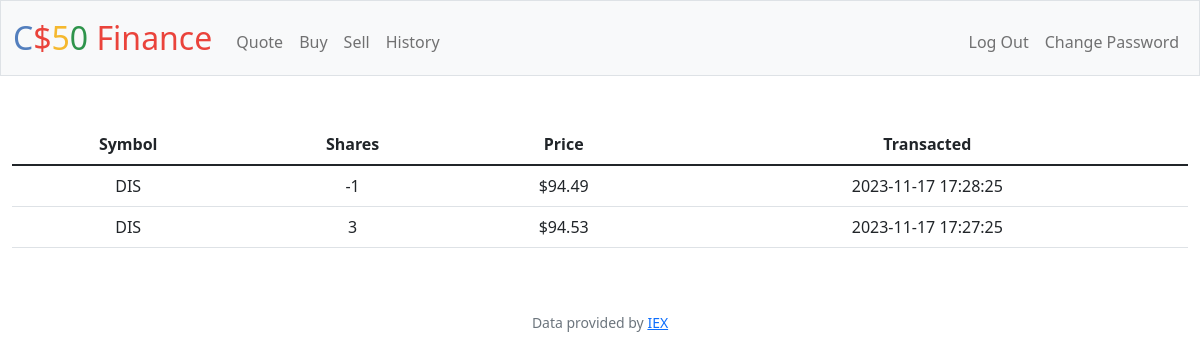
The app's page /history (signed in) with its own data.
### tables this page shows
CREATE TABLE purchases (id INTEGER PRIMARY KEY, user_id INTEGER, symbol TEXT, quantity INTEGER, price REAL, transacted DATETIME DEFAULT CURRENT_TIMESTAMP, FOREIGN KEY(user_id) REFERENCES users(id));

### app.py (the view)
@app.route("/history")
@login_required
def history():
    purchases = db.execute(
        "SELECT symbol, quantity, price, transacted FROM purchases WHERE user_id = ? ORDER BY transacted DESC",
        session["user_id"],
    )
    return render_template("/history.html", purchases=purchases)

### app.py (called while the page is built)
@app.after_request
def after_request(response):
    response.headers["Cache-Control"] = "no-cache, no-store, must-revalidate"
    response.headers["Expires"] = 0
    response.headers["Pragma"] = "no-cache"
    return response

### helpers.py (called while the page is built)
def login_required(f):
    @wraps(f)
    def decorated_function(*args, **kwargs):
        if session.get("user_id") is None:
            return redirect("/login")
        return f(*args, **kwargs)
    return decorated_function

def usd(value):
    return f"${value:,.2f}"

### templates/history.html (shortened to what this page needs)
{% extends "layout.html" %}
{% block main %}
    <table class="table table-striper">
        <thead>
            <tr>
                <th>Symbol</th>
                <th>Shares</th>
                <th>Price</th>
                <th>Transacted</th>
            </tr>
        </thead>
        <tbody>
            {% for purchase in purchases %}
                <tr>
                    <td>{{purchase.symbol}}</td>
                    <td>{{purchase.quantity}}</td>
                    <td>{{purchase.price | usd }}</td>
                    <td>{{purchase.transacted}}</td>
                </tr>
            {% endfor %}
        </tbody>
    </table>
{% endblock %}

### records on screen
purchases: symbol "DIS", quantity "-1", price "$94.49", transacted "2023-11-17 17:28:25"
purchases: symbol "DIS", quantity "3", price "$94.53", transacted "2023-11-17 17:27:25"
